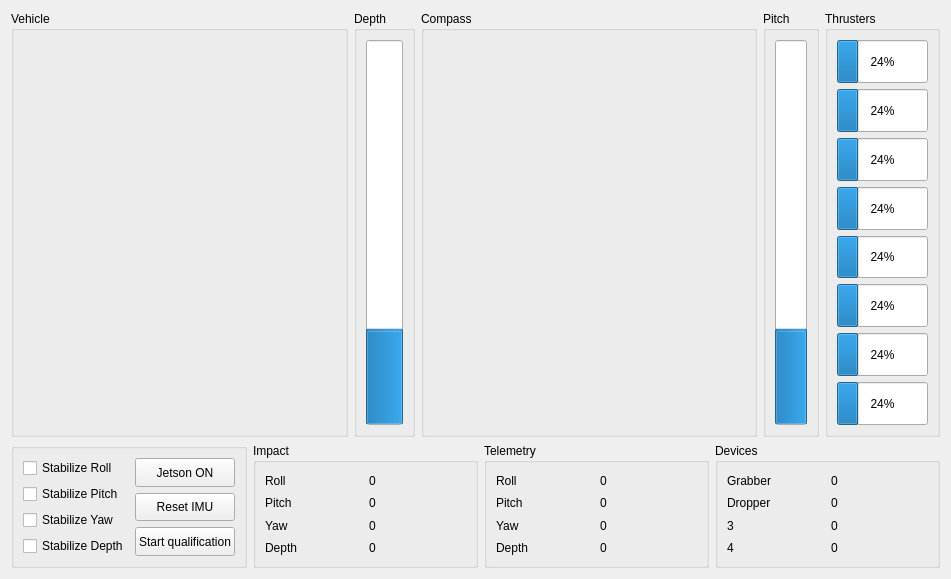
<?xml version="1.0" encoding="UTF-8"?>
<ui version="4.0">
 <class>ROVModeWidget</class>
 <widget class="QWidget" name="ROVModeWidget">
  <property name="geometry">
   <rect>
    <x>0</x>
    <y>0</y>
    <width>951</width>
    <height>579</height>
   </rect>
  </property>
  <property name="windowTitle">
   <string>Form</string>
  </property>
  <layout class="QVBoxLayout" name="verticalLayout_9">
   <item>
    <layout class="QHBoxLayout" name="horizontalLayout_2">
     <item>
      <widget class="QGroupBox" name="groupBox_8">
       <property name="title">
        <string>Vehicle</string>
       </property>
      </widget>
     </item>
     <item>
      <widget class="QGroupBox" name="groupBox_3">
       <property name="sizePolicy">
        <sizepolicy hsizetype="Fixed" vsizetype="Preferred">
         <horstretch>0</horstretch>
         <verstretch>0</verstretch>
        </sizepolicy>
       </property>
       <property name="title">
        <string>Depth</string>
       </property>
       <layout class="QHBoxLayout" name="horizontalLayout_3">
        <item>
         <widget class="QProgressBar" name="depthBar">
          <property name="sizePolicy">
           <sizepolicy hsizetype="Preferred" vsizetype="Expanding">
            <horstretch>0</horstretch>
            <verstretch>0</verstretch>
           </sizepolicy>
          </property>
          <property name="value">
           <number>24</number>
          </property>
          <property name="alignment">
           <set>Qt::AlignCenter</set>
          </property>
          <property name="orientation">
           <enum>Qt::Vertical</enum>
          </property>
         </widget>
        </item>
       </layout>
      </widget>
     </item>
     <item>
      <widget class="QGroupBox" name="groupBox_4">
       <property name="title">
        <string>Compass</string>
       </property>
       <layout class="QHBoxLayout" name="horizontalLayout_4">
        <item>
         <widget class="QWidget" name="compassWidget" native="true"/>
        </item>
       </layout>
      </widget>
     </item>
     <item>
      <widget class="QGroupBox" name="groupBox_5">
       <property name="sizePolicy">
        <sizepolicy hsizetype="Fixed" vsizetype="Preferred">
         <horstretch>0</horstretch>
         <verstretch>0</verstretch>
        </sizepolicy>
       </property>
       <property name="title">
        <string>Pitch</string>
       </property>
       <layout class="QHBoxLayout" name="horizontalLayout_5">
        <item>
         <widget class="QProgressBar" name="pitchBar">
          <property name="sizePolicy">
           <sizepolicy hsizetype="Preferred" vsizetype="Expanding">
            <horstretch>0</horstretch>
            <verstretch>0</verstretch>
           </sizepolicy>
          </property>
          <property name="value">
           <number>24</number>
          </property>
          <property name="alignment">
           <set>Qt::AlignCenter</set>
          </property>
          <property name="orientation">
           <enum>Qt::Vertical</enum>
          </property>
         </widget>
        </item>
       </layout>
      </widget>
     </item>
     <item>
      <widget class="QGroupBox" name="barGroupBox">
       <property name="sizePolicy">
        <sizepolicy hsizetype="Fixed" vsizetype="Preferred">
         <horstretch>0</horstretch>
         <verstretch>0</verstretch>
        </sizepolicy>
       </property>
       <property name="title">
        <string>Thrusters</string>
       </property>
       <layout class="QVBoxLayout" name="verticalLayout_3">
        <item>
         <widget class="QProgressBar" name="thrusterBar0">
          <property name="sizePolicy">
           <sizepolicy hsizetype="Expanding" vsizetype="Preferred">
            <horstretch>0</horstretch>
            <verstretch>0</verstretch>
           </sizepolicy>
          </property>
          <property name="value">
           <number>24</number>
          </property>
         </widget>
        </item>
        <item>
         <widget class="QProgressBar" name="thrusterBar1">
          <property name="sizePolicy">
           <sizepolicy hsizetype="Expanding" vsizetype="Preferred">
            <horstretch>0</horstretch>
            <verstretch>0</verstretch>
           </sizepolicy>
          </property>
          <property name="value">
           <number>24</number>
          </property>
         </widget>
        </item>
        <item>
         <widget class="QProgressBar" name="thrusterBar2">
          <property name="sizePolicy">
           <sizepolicy hsizetype="Expanding" vsizetype="Preferred">
            <horstretch>0</horstretch>
            <verstretch>0</verstretch>
           </sizepolicy>
          </property>
          <property name="value">
           <number>24</number>
          </property>
         </widget>
        </item>
        <item>
         <widget class="QProgressBar" name="thrusterBar3">
          <property name="sizePolicy">
           <sizepolicy hsizetype="Expanding" vsizetype="Preferred">
            <horstretch>0</horstretch>
            <verstretch>0</verstretch>
           </sizepolicy>
          </property>
          <property name="value">
           <number>24</number>
          </property>
         </widget>
        </item>
        <item>
         <widget class="QProgressBar" name="thrusterBar4">
          <property name="sizePolicy">
           <sizepolicy hsizetype="Expanding" vsizetype="Preferred">
            <horstretch>0</horstretch>
            <verstretch>0</verstretch>
           </sizepolicy>
          </property>
          <property name="value">
           <number>24</number>
          </property>
         </widget>
        </item>
        <item>
         <widget class="QProgressBar" name="thrusterBar5">
          <property name="sizePolicy">
           <sizepolicy hsizetype="Expanding" vsizetype="Preferred">
            <horstretch>0</horstretch>
            <verstretch>0</verstretch>
           </sizepolicy>
          </property>
          <property name="value">
           <number>24</number>
          </property>
         </widget>
        </item>
        <item>
         <widget class="QProgressBar" name="thrusterBar6">
          <property name="sizePolicy">
           <sizepolicy hsizetype="Expanding" vsizetype="Preferred">
            <horstretch>0</horstretch>
            <verstretch>0</verstretch>
           </sizepolicy>
          </property>
          <property name="value">
           <number>24</number>
          </property>
         </widget>
        </item>
        <item>
         <widget class="QProgressBar" name="thrusterBar7">
          <property name="sizePolicy">
           <sizepolicy hsizetype="Expanding" vsizetype="Preferred">
            <horstretch>0</horstretch>
            <verstretch>0</verstretch>
           </sizepolicy>
          </property>
          <property name="value">
           <number>24</number>
          </property>
         </widget>
        </item>
       </layout>
      </widget>
     </item>
    </layout>
   </item>
   <item>
    <layout class="QHBoxLayout" name="horizontalLayout_6">
     <item>
      <widget class="QGroupBox" name="groupBox_2">
       <property name="sizePolicy">
        <sizepolicy hsizetype="Minimum" vsizetype="Minimum">
         <horstretch>0</horstretch>
         <verstretch>0</verstretch>
        </sizepolicy>
       </property>
       <property name="title">
        <string/>
       </property>
       <layout class="QVBoxLayout" name="verticalLayout">
        <item>
         <layout class="QHBoxLayout" name="horizontalLayout">
          <item>
           <layout class="QVBoxLayout" name="verticalLayout_20">
            <item>
             <widget class="QCheckBox" name="checkBoxStabilizeRoll">
              <property name="text">
               <string>Stabilize Roll</string>
              </property>
             </widget>
            </item>
            <item>
             <widget class="QCheckBox" name="checkBoxStabilizePitch">
              <property name="text">
               <string>Stabilize Pitch</string>
              </property>
             </widget>
            </item>
            <item>
             <widget class="QCheckBox" name="checkBoxStabilizeYaw">
              <property name="text">
               <string>Stabilize Yaw</string>
              </property>
             </widget>
            </item>
            <item>
             <widget class="QCheckBox" name="checkBoxStabilizeDepth">
              <property name="text">
               <string>Stabilize Depth</string>
              </property>
             </widget>
            </item>
           </layout>
          </item>
          <item>
           <layout class="QVBoxLayout" name="verticalLayout_21">
            <item>
             <widget class="QPushButton" name="pushButtonJetsonOnOff">
              <property name="sizePolicy">
               <sizepolicy hsizetype="Minimum" vsizetype="Minimum">
                <horstretch>0</horstretch>
                <verstretch>0</verstretch>
               </sizepolicy>
              </property>
              <property name="text">
               <string>Jetson ON</string>
              </property>
              <property name="checkable">
               <bool>true</bool>
              </property>
             </widget>
            </item>
            <item>
             <widget class="QPushButton" name="pushButtonResetIMU">
              <property name="sizePolicy">
               <sizepolicy hsizetype="Minimum" vsizetype="Minimum">
                <horstretch>0</horstretch>
                <verstretch>0</verstretch>
               </sizepolicy>
              </property>
              <property name="text">
               <string>Reset IMU</string>
              </property>
             </widget>
            </item>
            <item>
             <widget class="QPushButton" name="pushButtonStartQualification">
              <property name="sizePolicy">
               <sizepolicy hsizetype="Minimum" vsizetype="Minimum">
                <horstretch>0</horstretch>
                <verstretch>0</verstretch>
               </sizepolicy>
              </property>
              <property name="text">
               <string>Start qualification</string>
              </property>
             </widget>
            </item>
           </layout>
          </item>
         </layout>
        </item>
       </layout>
      </widget>
     </item>
     <item>
      <widget class="QGroupBox" name="groupBox_9">
       <property name="title">
        <string>Impact</string>
       </property>
       <layout class="QHBoxLayout" name="horizontalLayout_9">
        <item>
         <layout class="QVBoxLayout" name="verticalLayout_7">
          <item>
           <widget class="QLabel" name="label_17">
            <property name="text">
             <string>Roll</string>
            </property>
           </widget>
          </item>
          <item>
           <widget class="QLabel" name="label_18">
            <property name="text">
             <string>Pitch</string>
            </property>
           </widget>
          </item>
          <item>
           <widget class="QLabel" name="label_19">
            <property name="text">
             <string>Yaw</string>
            </property>
           </widget>
          </item>
          <item>
           <widget class="QLabel" name="label_20">
            <property name="text">
             <string>Depth</string>
            </property>
           </widget>
          </item>
         </layout>
        </item>
        <item>
         <layout class="QVBoxLayout" name="verticalLayout_8">
          <item>
           <widget class="QLabel" name="label_21">
            <property name="text">
             <string>0</string>
            </property>
           </widget>
          </item>
          <item>
           <widget class="QLabel" name="label_22">
            <property name="text">
             <string>0</string>
            </property>
           </widget>
          </item>
          <item>
           <widget class="QLabel" name="label_23">
            <property name="text">
             <string>0</string>
            </property>
           </widget>
          </item>
          <item>
           <widget class="QLabel" name="label_24">
            <property name="text">
             <string>0</string>
            </property>
           </widget>
          </item>
         </layout>
        </item>
       </layout>
      </widget>
     </item>
     <item>
      <widget class="QGroupBox" name="groupBox_6">
       <property name="title">
        <string>Telemetry</string>
       </property>
       <layout class="QHBoxLayout" name="horizontalLayout_8">
        <item>
         <layout class="QVBoxLayout" name="verticalLayout_5">
          <item>
           <widget class="QLabel" name="label_9">
            <property name="text">
             <string>Roll</string>
            </property>
           </widget>
          </item>
          <item>
           <widget class="QLabel" name="label_10">
            <property name="text">
             <string>Pitch</string>
            </property>
           </widget>
          </item>
          <item>
           <widget class="QLabel" name="label_11">
            <property name="text">
             <string>Yaw</string>
            </property>
           </widget>
          </item>
          <item>
           <widget class="QLabel" name="label_12">
            <property name="text">
             <string>Depth</string>
            </property>
           </widget>
          </item>
         </layout>
        </item>
        <item>
         <layout class="QVBoxLayout" name="verticalLayout_6">
          <item>
           <widget class="QLabel" name="label_13">
            <property name="text">
             <string>0</string>
            </property>
           </widget>
          </item>
          <item>
           <widget class="QLabel" name="label_14">
            <property name="text">
             <string>0</string>
            </property>
           </widget>
          </item>
          <item>
           <widget class="QLabel" name="label_15">
            <property name="text">
             <string>0</string>
            </property>
           </widget>
          </item>
          <item>
           <widget class="QLabel" name="label_16">
            <property name="text">
             <string>0</string>
            </property>
           </widget>
          </item>
         </layout>
        </item>
       </layout>
      </widget>
     </item>
     <item>
      <widget class="QGroupBox" name="groupBox_7">
       <property name="title">
        <string>Devices</string>
       </property>
       <layout class="QHBoxLayout" name="horizontalLayout_7">
        <item>
         <layout class="QVBoxLayout" name="verticalLayout_2">
          <item>
           <widget class="QLabel" name="label">
            <property name="text">
             <string>Grabber</string>
            </property>
           </widget>
          </item>
          <item>
           <widget class="QLabel" name="label_2">
            <property name="text">
             <string>Dropper</string>
            </property>
           </widget>
          </item>
          <item>
           <widget class="QLabel" name="label_3">
            <property name="text">
             <string>3</string>
            </property>
           </widget>
          </item>
          <item>
           <widget class="QLabel" name="label_4">
            <property name="text">
             <string>4</string>
            </property>
           </widget>
          </item>
         </layout>
        </item>
        <item>
         <layout class="QVBoxLayout" name="verticalLayout_4">
          <item>
           <widget class="QLabel" name="label_5">
            <property name="text">
             <string>0</string>
            </property>
           </widget>
          </item>
          <item>
           <widget class="QLabel" name="label_6">
            <property name="text">
             <string>0</string>
            </property>
           </widget>
          </item>
          <item>
           <widget class="QLabel" name="label_7">
            <property name="text">
             <string>0</string>
            </property>
           </widget>
          </item>
          <item>
           <widget class="QLabel" name="label_8">
            <property name="text">
             <string>0</string>
            </property>
           </widget>
          </item>
         </layout>
        </item>
       </layout>
      </widget>
     </item>
    </layout>
   </item>
  </layout>
 </widget>
 <resources/>
 <connections/>
</ui>
